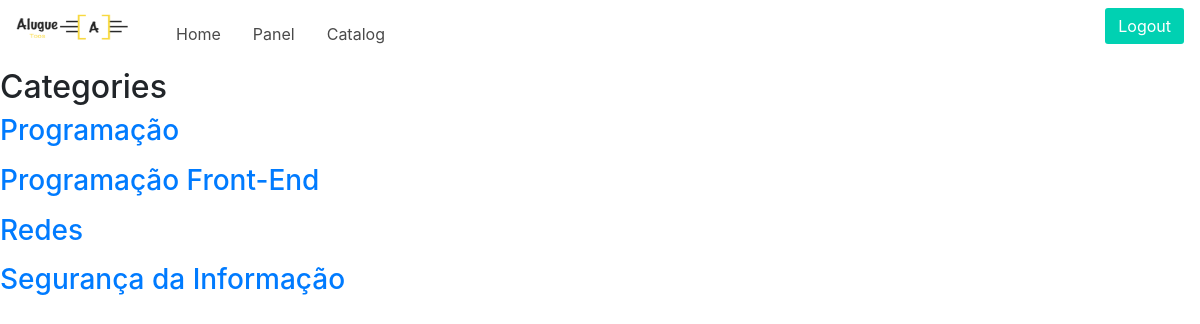
/catalog/ (signed in), run on the app's committed database.
### catalog/models.py (models this page shows)
class Category(models.Model):
    name = models.CharField('Name', max_length=100)
    slug = models.SlugField('Unique identifier', max_length=100)
    created = models.DateTimeField('Created on', auto_now_add=True)
    modified = models.DateTimeField('Modified on', auto_now=True)
    class Meta:
        verbose_name = 'Category'
        verbose_name_plural = 'Categories'
        ordering = ['name']
    def __str__(self):
        return self.name
    def get_absolut_url(self):
        return reverse('catalog:category', kwargs={'slug': self.slug})

### catalog/views.py (the view)
class CatalogListView(generic.ListView):
    model = Category
    template_name = 'product/product_list.html'

### templates/product/product_list.html (shortened to what this page needs)
{% extends 'base.html' %}
{% block content %}
    <h2>Categories</h2>
    {% for category in category_list %}
        <a href="{{ category.get_absolut_url }}"><h3>{{ category }}</h3></a>
    {% endfor %}
{% endblock %}

### data on the page
Category: name "Programação"
Category: name "Programação Front-End"
Category: name "Redes"
Category: name "Segurança da Informação"
